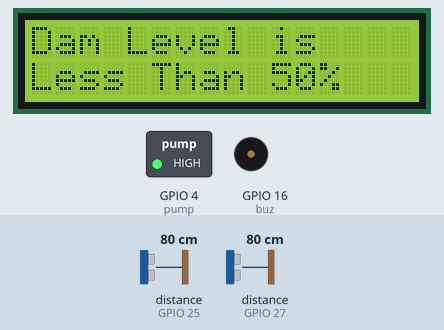
Bench run of a sketch on a simulated ESP32. Shown: 16×2 character LCD, switched loads named in the sketch (green lamp = pin HIGH), buzzer (waves = sounding, pin HIGH). Wiring (inferred from the names in the program): 2 × ultrasonic range finder: trigger GPIO 26, echo GPIO 27 / trigger GPIO 33, echo GPIO 25. The inputs (shaded band) are chosen by the test bench; at power-on: distance to the obstacle (sensors on GPIO 25, GPIO 27) 80 cm. The echo pulse lasts 58.3 µs per cm; WiFi joins after 1.5 s; servers stay silent unless stated; pins used as bus, display or sensor lines are not drawn; what the sketch prints to the serial monitor is not drawn.

Above: at 6.2 s.
6.3 s: distance to the obstacle (sensor on GPIO 25) set to 6 cm
At 8.5 s:
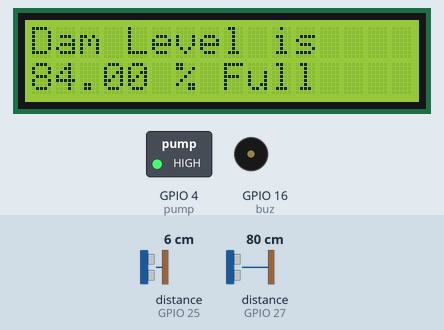
14.7 s: distance to the obstacle (sensor on GPIO 25) set to 3 cm
At 19.3 s:
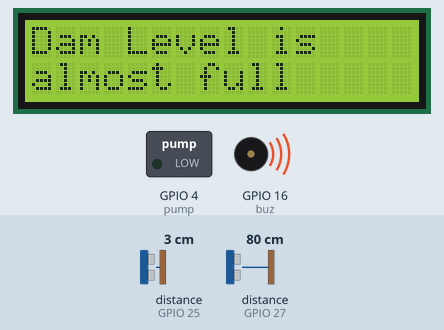
23.8 s: distance to the obstacle (sensor on GPIO 27) set to 9 cm
At 26.6 s:
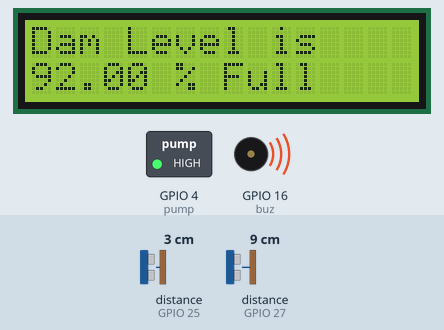
33.9 s: distance to the obstacle (sensor on GPIO 25) set to 2 cm
At 41.5 s:
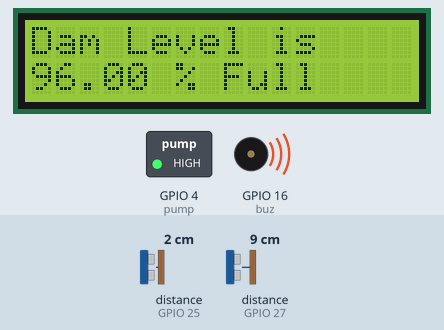
44.0 s: distance to the obstacle (sensor on GPIO 27) set to 6 cm
49.6 s: distance to the obstacle (sensor on GPIO 27) set to 3 cm
At 53.4 s:
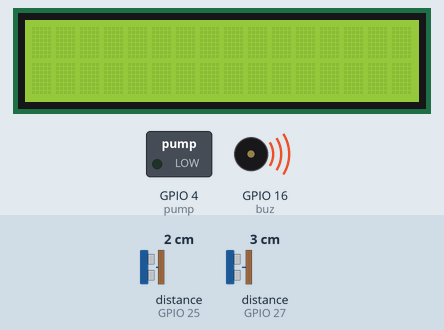
Timing chart, 0 to 54.9 s (numbered marks = the images above; inputs shaded):
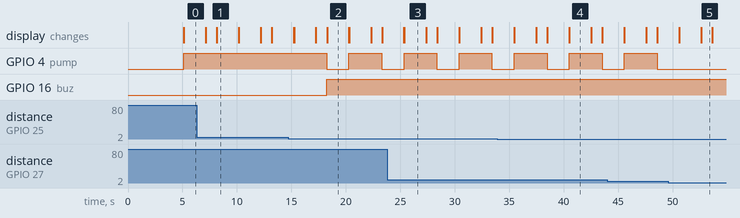

Measured:
- the behaviour switches between 5 and 4 cm on distance to the obstacle (sensor on GPIO 25) (found by bisection; images 1 and 2)
- the behaviour switches between 5 and 4 cm on distance to the obstacle (sensor on GPIO 27) (found by bisection; images 4 and 5)
- after the input at 6.3 s, the display: first differs from a run without the input after 1.9 s (image 1)
- after the input at 14.7 s, GPIO 4 (pump): HIGH → LOW after 3.6 s, → HIGH 2.0 s later, → LOW 3.0 s later; GPIO 16 (buz): LOW → HIGH after 3.6 s; the display: first differs from a run without the input after 3.6 s (image 2)
- after the input at 23.8 s, the display: first differs from a run without the input after 1.6 s (image 3)
- after the input at 49.6 s, GPIO 4 (pump): stays LOW (without the input it goes to HIGH after 1.0 s)
- what the display in image 1 shows lasts 2.0 s, from 8.2 s to 10.2 s

The sketch:

flood_detection.ino
```cpp
#ifdef ESP32
  #include <WiFi.h>
  #include <HTTPClient.h>
#else
  #include <ESP8266WiFi.h>
  #include <ESP8266HTTPClient.h>
  #include <WiFiClient.h>
#endif

#include <Wire.h>
#include <LiquidCrystal_I2C.h>

// LCD configuration
LiquidCrystal_I2C lcd(0x27, 16, 2);

// Wi-Fi credentials
// Replace these placeholders with your own credentials locally.
// Do not commit real credentials to a public repository.
const char* ssid = "YOUR_WIFI_NAME";
const char* pwd = "YOUR_WIFI_PASSWORD";

// Server configuration
const char* host = "http://tsm.ecssofttech.com";
String get_host = "http://tsm.ecssofttech.com/";

WiFiServer server(80);

// Pin configuration
int trig1 = 26;
int echo1 = 27;
int trig2 = 33;
int echo2 = 25;
int buz = 16;
int rain = 34;
int pump = 4;

int state1 = 0;
long duration1, cm1, duration2, cm2;

// Function declaration
void sensor1();
void sensor2();
void get_device_status();

void setup() {
  lcd.init();
  lcd.backlight();

  lcd.setCursor(0, 0);
  lcd.print("IoT Based Flood");

  lcd.setCursor(0, 1);
  lcd.print("Detect & DamCtrl");

  delay(5000);
  lcd.clear();

  pinMode(trig1, OUTPUT);
  pinMode(echo1, INPUT);
  pinMode(trig2, OUTPUT);
  pinMode(echo2, INPUT);
  pinMode(buz, OUTPUT);
  pinMode(pump, OUTPUT);

  digitalWrite(pump, HIGH);

  Serial.begin(9600);

  WiFi.begin(ssid, pwd);
  server.begin();
}

void loop() {
  sensor1();
  sensor2();
}

void sensor1() {
  digitalWrite(trig1, LOW);
  delayMicroseconds(5);

  digitalWrite(trig1, HIGH);
  delayMicroseconds(5);
  digitalWrite(trig1, LOW);

  duration1 = pulseIn(echo1, HIGH);
  cm1 = (duration1 / 2) / 20.9;

  Serial.print("distance1 ");
  Serial.println(cm1);

  if (cm1 > 20 && cm1 < 400) {
    digitalWrite(pump, HIGH);

    lcd.setCursor(0, 0);
    lcd.print("Dam Level is");

    lcd.setCursor(0, 1);
    lcd.print("Less Than 50%");

    delay(2000);
    lcd.clear();

    state1 = 0;
  }
  else if (cm1 <= 20 && cm1 > 5) {
    state1 = 0;

    float per = cm2 * (100 / 35);

    lcd.setCursor(0, 0);
    lcd.print("Dam Level is");

    lcd.setCursor(0, 1);
    lcd.print(100 - per);

    lcd.setCursor(6, 1);
    lcd.print("% Full");

    digitalWrite(pump, HIGH);

    delay(2000);
    lcd.clear();
  }
  else if (cm1 <= 5 && cm1 >= 0) {
    state1 = 1;
    digitalWrite(pump, LOW);

    lcd.setCursor(0, 0);
    lcd.print("Dam Level is");

    lcd.setCursor(0, 1);
    lcd.print("almost full");

    get_device_status();

    delay(2000);
    lcd.clear();
  }
}

void sensor2() {
  digitalWrite(trig2, LOW);
  delayMicroseconds(5);

  digitalWrite(trig2, HIGH);
  delayMicroseconds(5);
  digitalWrite(trig2, LOW);

  duration2 = pulseIn(echo2, HIGH);
  cm2 = (duration2 / 2) / 20.9;

  Serial.print("distance2 ");
  Serial.println(cm2);

  delay(1000);

  if (cm2 > 20 && cm2 < 400) {
    digitalWrite(pump, HIGH);
    digitalWrite(buz, LOW);

    lcd.setCursor(0, 0);
    lcd.print("Dam Level is");

    lcd.setCursor(0, 1);
    lcd.print("Less Than 50%");

    delay(2000);
    lcd.clear();

    state1 = 0;
  }
  else if (cm2 <= 20 && cm2 > 5) {
    digitalWrite(pump, HIGH);

    float per = cm2 * (100 / 35);

    lcd.setCursor(0, 0);
    lcd.print("Dam Level is");

    lcd.setCursor(0, 1);
    lcd.print(100 - per);

    lcd.setCursor(6, 1);
    lcd.print("% Full");

    delay(2000);

    digitalWrite(buz, LOW);
    lcd.clear();

    state1 = 0;
  }
  else if (cm2 <= 5 && cm2 >= 0) {
    digitalWrite(pump, LOW);
    digitalWrite(buz, HIGH);

    lcd.setCursor(0, 0);
    lcd.print("Dam Level is");

    lcd.setCursor(0, 1);
    lcd.print("almost full");

    delay(2000);
    lcd.clear();

    state1 = 1;

    get_device_status();
  }
}
```
